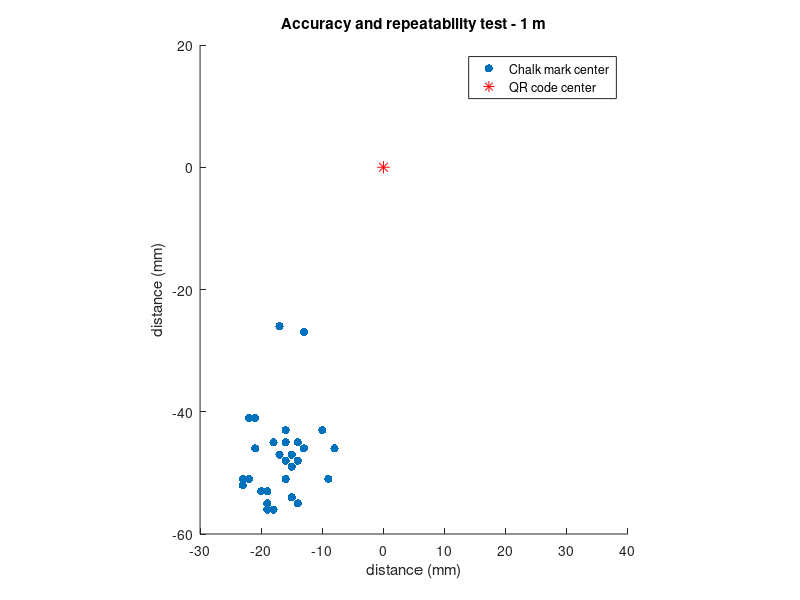
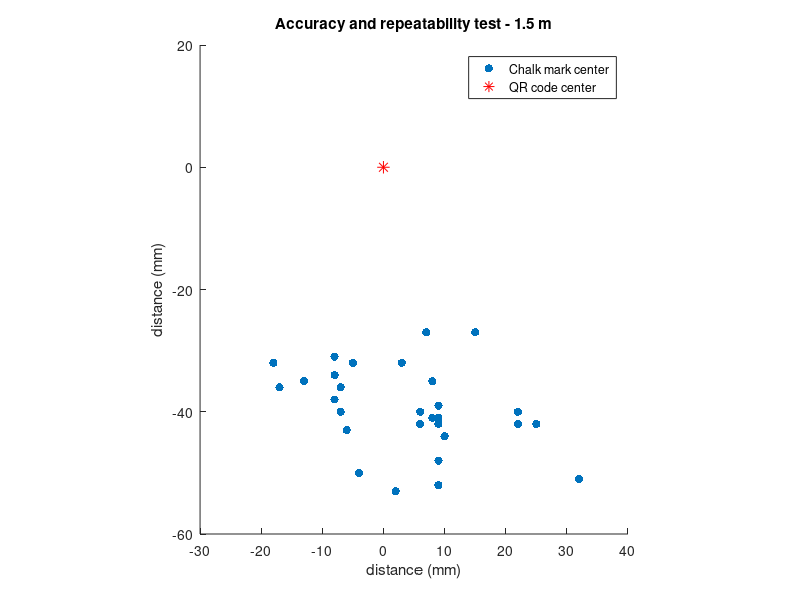
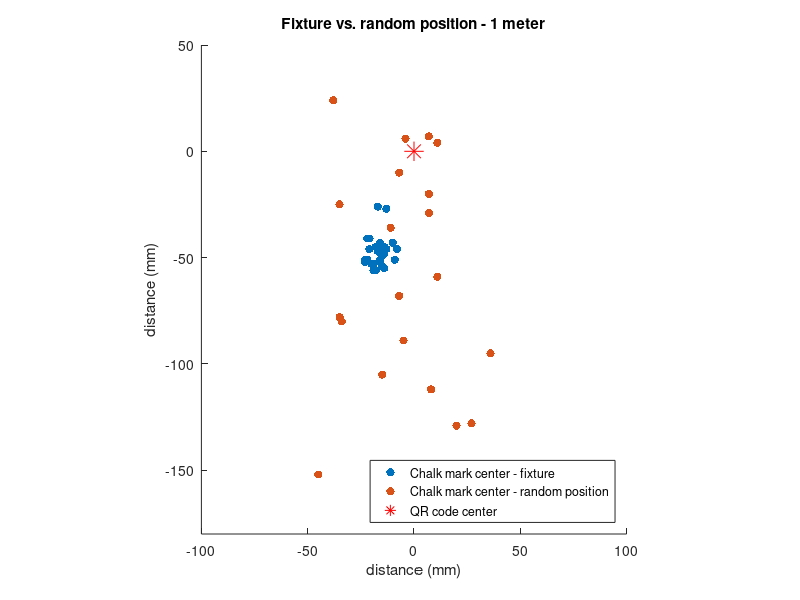

Here is the MATLAB script that generated these plots, in order:
% Requirement 10 & 11:
% QR CODE (0, 1000):

px1 = [-22, -22, -20, -16, -13, -23, -14, -18, -15, -16, -14, -17, -15, -18, -21, -18, -13, -15, -19, -14, -19, -16, -19, -17, -9, -21, -10, -8, -23, -16];
py1 = [-41, -51, -53, -51, -27, -52, -48, -56, -54, -45, -45, -26, -47, -45, -41, -56, -46, -49, -53, -55, -56, -48, -55, -47, -51, -46, -43, -46, -51, -43];

figure(1)
scatter(px1, py1, 'filled', 'b')
axis equal
xlim([-30 40])
ylim([-60 20])
hold on

title('Accuracy and repeatability test - 1 m')
xlabel('distance (mm)')
ylabel('distance (mm)')
plot(0, 0, 'r*', 'MarkerSize', 9)
legend('Chalk mark center', 'QR code center')

x1_std = std(px1)
y1_std = std(py1)

x1_mean = mean(px1)
y1_mean = mean(py1)

accuracy = sqrt(x1_mean*x1_mean + y1_mean*y1_mean)

dist1 = []

for i = 1:30
    dist1 = [dist1 sqrt(px1(i)*px1(i)+py1(i)*py1(i))];
end

p1_std = std(dist1);
p1_mean = mean(dist1);

% QR CODE (0, 1500):
px2 = [-5 -18 -8 -4 -8 8 -6 -7 -8 -17 6 -13 10 22 25 8 -7 22 32 9 2 9 8 6 7 15 3 9 9 9];
py2 = [-32 -32 -31 -50 -34 -35 -43 -40 -38 -36 -40 -35 -44 -42 -42 -41 -36 -40 -51 -52 -53 -48 -35 -42 -27 -27 -32 -42 -41 -39];

figure(2)
scatter(px2, py2, 'filled', 'b')
axis equal
xlim([-30 40])
ylim([-60 20])
hold on

title('Accuracy and repeatability test - 1.5 m')
xlabel('distance (mm)')
ylabel('distance (mm)')
plot(0, 0, 'r*', 'MarkerSize', 9)
legend('Chalk mark center', 'QR code center')

x2_std = std(px2);
y2_std = std(py2);

x2_mean = mean(px2);
y2_mean = mean(py2);

accuracy_1 = sqrt(x2_mean*x2_mean + y2_mean*y2_mean);

dist2 = [];

for i = 1:30
    dist2 = [dist2 sqrt(px2(i)*px2(i)+py2(i)*py2(i))];
end
p2_std = std(dist2);
p2_mean = mean(dist2);

%% Discussion - Throw with random position:

rx = [-5 -35 7 8 7 7 36 27 -38 -4 -15 -11 -35 -7 20 -7 -34 11 -45 11]
ry = [-89 -25 -20 -112 7 -29 -95 -128 24 6 -105 -36 -78 -10 -129 -68 -80 -59 -152 4]

figure(3)
hold on
scatter(px1, py1, 'filled', 'b')
scatter(rx, ry, 'filled', 'r')
axis equal
xlim([-100 100])
ylim([-180 50])
axis equal

title('Fixture vs. random position - 1 meter')
xlabel('distance (mm)')
ylabel('distance (mm)')
plot(0, 0, 'r*', 'MarkerSize', 14)
legend('Chalk mark center - fixture', 'Chalk mark center - random position', 'QR code center', 'Location', 'southeast')
